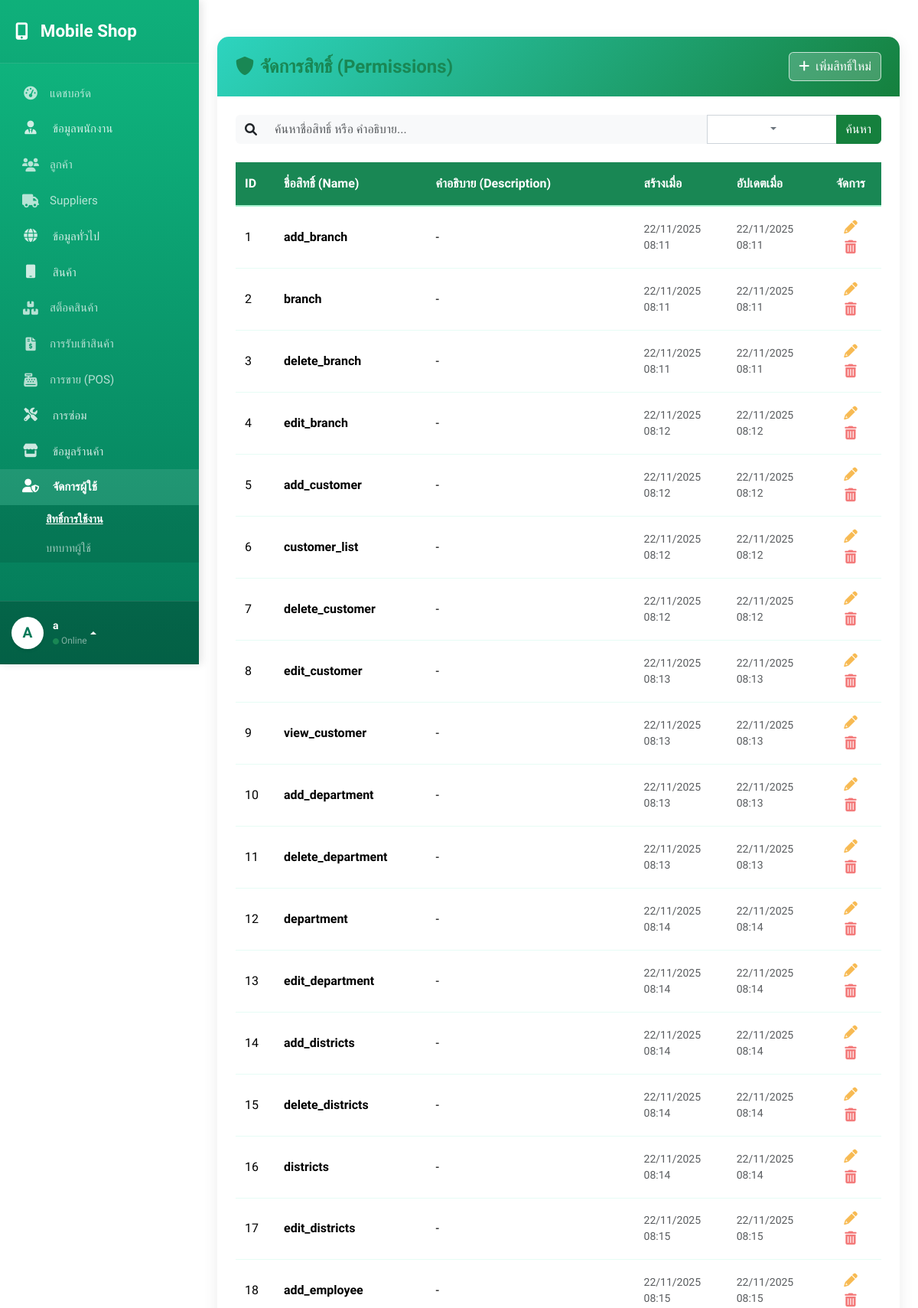
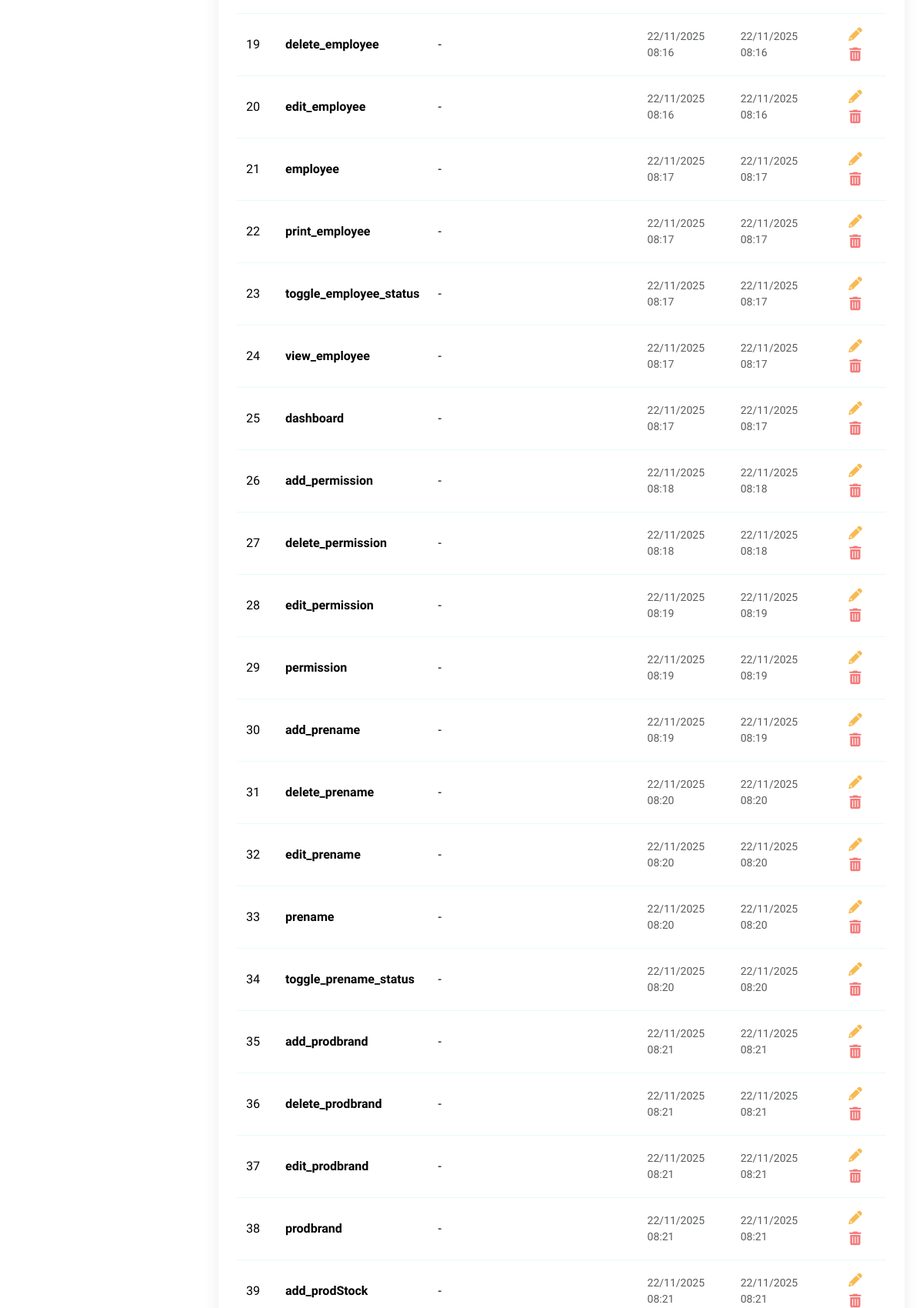
/permission/permission.php (signed in, upper part), run on the app's committed database (2 pictures, top to bottom).
### tables this page shows
CREATE TABLE `permissions` (
  `permission_id` int(3) NOT NULL,
  `permission_name` varchar(50) NOT NULL,
  `permission_desc` varchar(100) DEFAULT NULL,
  `create_at` datetime NOT NULL DEFAULT current_timestamp(),
  `update_at` datetime DEFAULT current_timestamp()
);

### permission/permission.php (the view, shortened to what this page needs)
<?php
require '../config/config.php';
$search_term = isset($_GET['search']) ? trim($_GET['search']) : '';
$permissions = [];
$sql = "SELECT
            permission_id,
            permission_name,
            permission_desc,
            create_at,
            update_at
        FROM permissions
";
$sql .= " ORDER BY permission_id ASC";
$stmt = $conn->prepare($sql);
if ($stmt) {
    $stmt->execute();
    $result = $stmt->get_result();
    while ($row = $result->fetch_assoc()) {
        $permissions[] = $row;
    }
} else {
    die("Error preparing statement: " . $conn->error);
}
?>
<!DOCTYPE html>
<html lang="th">
<head>
    <link href="https://cdn.jsdelivr.net/npm/bootstrap@5.3.3/dist/css/bootstrap.min.css" rel="stylesheet">
    <link href="https://cdnjs.cloudflare.com/ajax/libs/font-awesome/6.0.0/css/all.min.css" rel="stylesheet">
</head>
<body>
    <div class="d-flex" id="wrapper">
        <?php include '../global/sidebar.php'; ?>
        <div class="main-content w-100">
            <div class="container-fluid py-4">
                <div class="container-lg mt-4">
                    <div class="card">
                        <div class="card-header d-flex justify-content-between align-items-center">
                            <h4 class="mb-0"><i class="fas fa-shield-alt me-2"></i>จัดการสิทธิ์ (Permissions)</h4>
                            <a href="add_permission.php" class="btn btn-light"><i class="fas fa-plus me-2"></i>เพิ่มสิทธิ์ใหม่</a>
                        </div>
                        <div class="card-body p-4">
                            <form method="GET" action="permission.php" class="mb-4">
                                <div class="input-group">
                                    <span class="input-group-text bg-light border-0"><i class="fas fa-search"></i></span>
                                    <input type="text" class="form-control border-0 bg-light" name="search" placeholder="ค้นหาชื่อสิทธิ์ หรือ คำอธิบาย..." value="<?= htmlspecialchars($search_term) ?>">
                                    <button class="btn btn-outline-secondary dropdown-toggle" type="button" data-bs-toggle="dropdown" aria-expanded="false" style="min-width: 170px;" id="filterDropdownButton">
                                    </button>
                                    <button class="btn btn-primary" type="submit">ค้นหา</button>
                                </div>
                            </form>
                            <div class="table-responsive">
                                <table class="table table-hover align-middle">
                                    <thead class="text-nowrap">
                                        <tr>
                                            <th style="width: 5%;">ID</th>
                                            <th style="width: 20%;">ชื่อสิทธิ์ (Name)</th>
                                            <th style="width: 35%;">คำอธิบาย (Description)</th>
                                            <th style="width: 15%;">สร้างเมื่อ</th>
                                            <th style="width: 15%;">อัปเดตเมื่อ</th>
                                            <th style="width: 10%;" class="text-center">จัดการ</th>
                                        </tr>
                                    </thead>
                                    <tbody>
                                        <?php if (count($permissions) > 0): ?>
                                            <?php foreach ($permissions as $perm): ?>
                                                <tr>
                                                    <td><?= $perm['permission_id'] ?></td>
                                                    <td class="fw-bold"><?= htmlspecialchars($perm['permission_name']) ?></td>
                                                    <td><?= htmlspecialchars($perm['permission_desc'] ?? '-') ?></td>
                                                    <td class="small text-muted"><?= date('d/m/Y H:i', strtotime($perm['create_at'])) ?></td>
                                                    <td class="small text-muted"><?= date('d/m/Y H:i', strtotime($perm['update_at'])) ?></td>
                                                    <td class="text-center action-icons">
                                                        <a href="edit_permission.php?id=<?= $perm['permission_id'] ?>" title="แก้ไข"><i class="fas fa-pencil"></i></a>
                                                        <a href="delete_permission.php?id=<?= $perm['permission_id'] ?>" title="ลบ" onclick="return confirm('คุณต้องการลบสิทธิ์ \'<?= htmlspecialchars($perm['permission_name']) ?>\' ใช่หรือไม่? (การลบนี้อาจส่งผลกระทบต่อบทบาทที่ใช้สิทธิ์นี้อยู่)')"><i class="fas fa-trash-can"></i></a>
                                                    </td>
                                                </tr>
                                            <?php endforeach; ?>
                                        <?php endif; ?>
                                    </tbody>
                                </table>
                            </div>
                        </div>
                    </div>
                </div>
            </div>
        </div>
    </div>
</body>
</html>

### permission/permission.php (style rules this page uses)
body { background-color: #f0fdf4; color: #333; }
.card { border: none; border-radius: 15px; box-shadow: 0 6px 20px rgba(0, 0, 0, 0.08); overflow: hidden; }
.card-header { background: linear-gradient(135deg, #2dd4bf 0%, #15803d 100%); color: white; border-top-left-radius: 15px; border-top-right-radius: 15px; padding: 1.25rem 1.5rem; border-bottom: none; }
.card-header h4 { font-weight: 600; margin-bottom: 0; }
.card-header .btn-light { background-color: rgba(255, 255, 255, 0.2); color: white; border: 1px solid rgba(255, 255, 255, 0.7); font-weight: 500; transition: all 0.2s ease; }
.btn-primary { background-color: #15803d; border-color: #15803d; }
.btn-outline-secondary { border-color: #ced4da; }
.table thead { background-color: #f0fdf4; color: #14532d; font-weight: 600; }
.table th { border-bottom: 2px solid #a7f3d0 !important; padding: 1rem 0.75rem; vertical-align: middle; }
.table td { padding: 0.85rem 0.75rem; border-bottom: 1px solid #e6fcf5; vertical-align: middle; }
.action-icons a { margin: 0 5px; font-size: 1.1rem; text-decoration: none; opacity: 0.7; transition: opacity 0.2s ease; }
.action-icons .fa-pencil { color: #f59e0b; }
.action-icons .fa-trash-can { color: #ef4444; }

### global/sidebar.php (style rules this page uses)
:root { --sidebar-width: 260px; --sidebar-bg-gradient: linear-gradient(180deg, #10b981 0%, #047857 100%); --sidebar-text: #ffffff; --sidebar-text-muted: rgba(255, 255, 255, 0.7); --sidebar-hover-bg: rgba(255, 255, 255, 0.15); --sidebar-active-bg: #ffffff; --sidebar-active-text: #047857; }
#wrapper { display: flex; width: 100%; overflow-x: hidden; }
.main-content { width: 100%; margin-left: var(--sidebar-width); transition: margin 0.25s ease-out; }

### data on the page
permissions: permission_id "1", permission_name "add_branch", permission_desc "-", create_at "22/11/2025 08:11", update_at "22/11/2025 08:11"
permissions: permission_id "2", permission_name "branch", permission_desc "-", create_at "22/11/2025 08:11", update_at "22/11/2025 08:11"
permissions: permission_id "3", permission_name "delete_branch", permission_desc "-", create_at "22/11/2025 08:11", update_at "22/11/2025 08:11"
permissions: permission_id "4", permission_name "edit_branch", permission_desc "-", create_at "22/11/2025 08:12", update_at "22/11/2025 08:12"
permissions: permission_id "5", permission_name "add_customer", permission_desc "-", create_at "22/11/2025 08:12", update_at "22/11/2025 08:12"
permissions: permission_id "6", permission_name "customer_list", permission_desc "-", create_at "22/11/2025 08:12", update_at "22/11/2025 08:12"
permissions: permission_id "7", permission_name "delete_customer", permission_desc "-", create_at "22/11/2025 08:12", update_at "22/11/2025 08:12"
permissions: permission_id "8", permission_name "edit_customer", permission_desc "-", create_at "22/11/2025 08:13", update_at "22/11/2025 08:13"
permissions: permission_id "9", permission_name "view_customer", permission_desc "-", create_at "22/11/2025 08:13", update_at "22/11/2025 08:13"
permissions: permission_id "10", permission_name "add_department", permission_desc "-", create_at "22/11/2025 08:13", update_at "22/11/2025 08:13"
permissions: permission_id "11", permission_name "delete_department", permission_desc "-", create_at "22/11/2025 08:13", update_at "22/11/2025 08:13"
permissions: permission_id "12", permission_name "department", permission_desc "-", create_at "22/11/2025 08:14", update_at "22/11/2025 08:14"
permissions: permission_id "13", permission_name "edit_department", permission_desc "-", create_at "22/11/2025 08:14", update_at "22/11/2025 08:14"
permissions: permission_id "14", permission_name "add_districts", permission_desc "-", create_at "22/11/2025 08:14", update_at "22/11/2025 08:14"
permissions: permission_id "15", permission_name "delete_districts", permission_desc "-", create_at "22/11/2025 08:14", update_at "22/11/2025 08:14"
permissions: permission_id "16", permission_name "districts", permission_desc "-", create_at "22/11/2025 08:14", update_at "22/11/2025 08:14"
permissions: permission_id "17", permission_name "edit_districts", permission_desc "-", create_at "22/11/2025 08:15", update_at "22/11/2025 08:15"
permissions: permission_id "18", permission_name "add_employee", permission_desc "-", create_at "22/11/2025 08:15", update_at "22/11/2025 08:15"
permissions: permission_id "19", permission_name "delete_employee", permission_desc "-", create_at "22/11/2025 08:16", update_at "22/11/2025 08:16"
permissions: permission_id "20", permission_name "edit_employee", permission_desc "-", create_at "22/11/2025 08:16", update_at "22/11/2025 08:16"
permissions: permission_id "21", permission_name "employee", permission_desc "-", create_at "22/11/2025 08:17", update_at "22/11/2025 08:17"
permissions: permission_id "22", permission_name "print_employee", permission_desc "-", create_at "22/11/2025 08:17", update_at "22/11/2025 08:17"
permissions: permission_id "23", permission_name "toggle_employee_status", permission_desc "-", create_at "22/11/2025 08:17", update_at "22/11/2025 08:17"
permissions: permission_id "24", permission_name "view_employee", permission_desc "-", create_at "22/11/2025 08:17", update_at "22/11/2025 08:17"
permissions: permission_id "25", permission_name "dashboard", permission_desc "-", create_at "22/11/2025 08:17", update_at "22/11/2025 08:17"
permissions: permission_id "26", permission_name "add_permission", permission_desc "-", create_at "22/11/2025 08:18", update_at "22/11/2025 08:18"
permissions: permission_id "27", permission_name "delete_permission", permission_desc "-", create_at "22/11/2025 08:18", update_at "22/11/2025 08:18"
permissions: permission_id "28", permission_name "edit_permission", permission_desc "-", create_at "22/11/2025 08:19", update_at "22/11/2025 08:19"
permissions: permission_id "29", permission_name "permission", permission_desc "-", create_at "22/11/2025 08:19", update_at "22/11/2025 08:19"
permissions: permission_id "30", permission_name "add_prename", permission_desc "-", create_at "22/11/2025 08:19", update_at "22/11/2025 08:19"
permissions: permission_id "31", permission_name "delete_prename", permission_desc "-", create_at "22/11/2025 08:20", update_at "22/11/2025 08:20"
permissions: permission_id "32", permission_name "edit_prename", permission_desc "-", create_at "22/11/2025 08:20", update_at "22/11/2025 08:20"
permissions: permission_id "33", permission_name "prename", permission_desc "-", create_at "22/11/2025 08:20", update_at "22/11/2025 08:20"
permissions: permission_id "34", permission_name "toggle_prename_status", permission_desc "-", create_at "22/11/2025 08:20", update_at "22/11/2025 08:20"
permissions: permission_id "35", permission_name "add_prodbrand", permission_desc "-", create_at "22/11/2025 08:21", update_at "22/11/2025 08:21"
permissions: permission_id "36", permission_name "delete_prodbrand", permission_desc "-", create_at "22/11/2025 08:21", update_at "22/11/2025 08:21"
permissions: permission_id "37", permission_name "edit_prodbrand", permission_desc "-", create_at "22/11/2025 08:21", update_at "22/11/2025 08:21"
permissions: permission_id "38", permission_name "prodbrand", permission_desc "-", create_at "22/11/2025 08:21", update_at "22/11/2025 08:21"
permissions: permission_id "39", permission_name "add_prodStock", permission_desc "-", create_at "22/11/2025 08:21", update_at "22/11/2025 08:21"

### other printed values
$user_avatar_char "A"
$sidebar_username "a"
